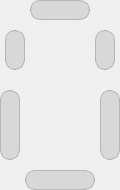
<?xml version="1.0" encoding="UTF-8"?>
<ui version="4.0">
 <class>Form</class>
 <widget class="QWidget" name="Form">
  <property name="windowModality">
   <enum>Qt::NonModal</enum>
  </property>
  <property name="geometry">
   <rect>
    <x>0</x>
    <y>0</y>
    <width>120</width>
    <height>190</height>
   </rect>
  </property>
  <property name="windowTitle">
   <string>Form</string>
  </property>
  <property name="styleSheet">
   <string notr="true">
QPushButton{
background-color: rgba(181, 181, 181, 100);
border-style: solid;
border-color: rgba(0,0,0,50)
;
border-width: 1px;
border-radius: 10px;
}

QPushButton:hover {
	background-color: rgb(33, 37, 43);
}
QPushButton:pressed {	
	background-color: rgb(85, 170, 255);
}</string>
  </property>
  <widget class="QPushButton" name="left_camera">
   <property name="geometry">
    <rect>
     <x>0</x>
     <y>90</y>
     <width>20</width>
     <height>70</height>
    </rect>
   </property>
   <property name="text">
    <string/>
   </property>
  </widget>
  <widget class="QPushButton" name="right_camera">
   <property name="geometry">
    <rect>
     <x>100</x>
     <y>90</y>
     <width>20</width>
     <height>70</height>
    </rect>
   </property>
   <property name="text">
    <string/>
   </property>
  </widget>
  <widget class="QPushButton" name="front_camera">
   <property name="geometry">
    <rect>
     <x>30</x>
     <y>0</y>
     <width>60</width>
     <height>20</height>
    </rect>
   </property>
   <property name="styleSheet">
    <string notr="true"/>
   </property>
   <property name="text">
    <string/>
   </property>
  </widget>
  <widget class="QPushButton" name="front_right_camera">
   <property name="geometry">
    <rect>
     <x>95</x>
     <y>30</y>
     <width>20</width>
     <height>40</height>
    </rect>
   </property>
   <property name="text">
    <string/>
   </property>
  </widget>
  <widget class="QPushButton" name="front_left_camera">
   <property name="geometry">
    <rect>
     <x>5</x>
     <y>30</y>
     <width>20</width>
     <height>40</height>
    </rect>
   </property>
   <property name="text">
    <string/>
   </property>
  </widget>
  <widget class="QPushButton" name="back_camera">
   <property name="geometry">
    <rect>
     <x>25</x>
     <y>170</y>
     <width>70</width>
     <height>20</height>
    </rect>
   </property>
   <property name="text">
    <string/>
   </property>
  </widget>
  <widget class="QPushButton" name="carPositionBtn">
   <property name="geometry">
    <rect>
     <x>25</x>
     <y>25</y>
     <width>70</width>
     <height>140</height>
    </rect>
   </property>
   <property name="styleSheet">
    <string notr="true">QPushButton{
background-image: url(:/newPrefix/icons/smallCar.png);
background-color: transparent;
border-style: solid;
border-color: rgba(0,0,0,50);
border-width: 0px;
border-radius: 10px;
}

QPushButton:hover {
	background-color: rgb(33, 37, 43);
}
QPushButton:pressed {	
	background-color: rgb(85, 170, 255);
}</string>
   </property>
   <property name="text">
    <string/>
   </property>
  </widget>
 </widget>
 <resources>
  <include location="cameraSelector.qrc"/>
 </resources>
 <connections/>
</ui>
